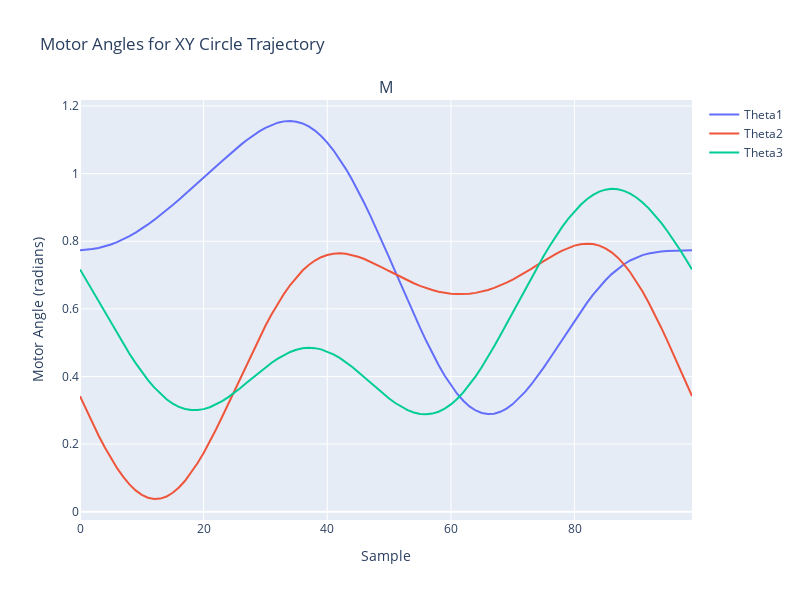

The code cell stored with this chart in its notebook:
### Code cell
# Trajectory: An XY Circle with a center of (0, 0, -200) mm and a radius of 50 mm
# At the same time, the Z displacement goes through 2 cycles of a sine wave
# centered on Z = -200 mm with an amplitude of 25 mm
num_samples = 100
t = np.linspace(0, 2 * np.pi, num_samples)
x_circle = 50 * np.cos(t)
y_circle = 50 * np.sin(t)
# Two sine cycles in z with amplitude 25 mm
z_circle = -180 + 25 * np.sin(2 * t)
thetas_circle = []
for x, y, z in zip(x_circle, y_circle, z_circle):
  try:
    thetas_circle.append(IK(x, y, z))
  except Exception as e:
    print(f"Exception for point ({x}, {y}, {z}): {e}")
thetas_circle = np.array(thetas_circle)

# Plot the trajectory of the motor angles
fig = make_subplots(rows=1, cols=1, subplot_titles=('Motor Angles for XY Circle Trajectory'))

# Plot the theta values
fig.add_trace(go.Scatter(y=thetas_circle[:, 0], mode='lines', name='Theta1'), row=1, col=1)
fig.add_trace(go.Scatter(y=thetas_circle[:, 1], mode='lines', name='Theta2'), row=1, col=1)
fig.add_trace(go.Scatter(y=thetas_circle[:, 2], mode='lines', name='Theta3'), row=1, col=1)

fig.update_layout(height=600, width=800, title_text="Motor Angles for XY Circle Trajectory", xaxis_title='Sample', yaxis_title='Motor Angle (radians)')
fig.show()
